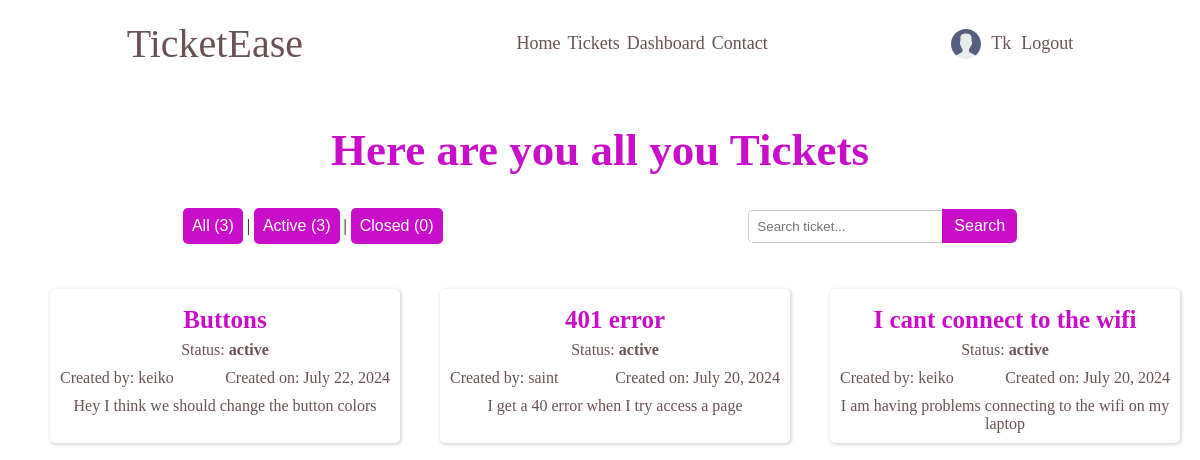
The app's page /engineer/keiko/dashboard?status=active (signed in) with its own data.
### accounts/models.py (models this page shows)
class CustomUser(AbstractUser):
    USER_TYPE = (
        ('client', 'client'),
        ('engineer', 'engineer'),
    )
    email = models.EmailField()
    bio = models.TextField()
    user_type = models.CharField(max_length=10, choices=USER_TYPE, default='client')
    avatar = models.ImageField(null=True, default="avatars/default_avatar.svg", upload_to='avatars/')

### tickets/models.py (models this page shows, shortened)
class Ticket(models.Model):
    STATUS = (
        ('open', 'open'),
        ('active', 'active'),
        ('closed', 'closed'),
    )
    ticket_id = models.UUIDField(default=uuid.uuid4)
    slug = models.SlugField(unique=True)
    title = models.CharField(max_length=100)
    description = models.TextField()
    status = models.CharField(max_length=100, choices=STATUS, default='open')
    attachments = models.ImageField(null=True, blank=True, upload_to='attachments/')
    created_by = models.ForeignKey(CustomUser, on_delete=models.SET_NULL, null=True, related_name='created_by')
    assigned_to = models.ForeignKey(CustomUser, on_delete=models.SET_NULL, null=True, blank=True, related_name='assigned_to')
    accepted_on = models.DateTimeField(null=True, blank=True)
    closed_on = models.DateTimeField(null=True, blank=True)
    updated_on = models.DateTimeField(auto_now=True)
    created_on = models.DateTimeField(auto_now_add=True)

### tickets/views.py (the view, shortened to what this page needs)
# urls.py: path('engineer/<str:username>/dashboard', engineerDashboard, name='engineer-dashboard'),
@login_required(login_url=('account_login'))
def engineerDashboard(request, username):
    current_engineer = get_object_or_404(CustomUser, username=username)
    tickets = Ticket.objects.filter(assigned_to=current_engineer)
    status = request.GET.get('status')
    query = request.GET.get('Q')
    if status:
        tickets = Ticket.objects.filter(status=status)
    tickets = tickets.order_by('-status', '-created_on')
    all_count = tickets.count()
    active_count = tickets.filter(status='active').count()
    closed_count = tickets.filter(status='closed').count()
    context = {
        'tickets': tickets,
        'all_count': all_count,
        'active_count': active_count,
        'closed_count': closed_count,
        }
    return render(request, 'tickets/engineer-dashboard.html', context)

### tickets/templates/tickets/engineer-dashboard.html (shortened to what this page needs)
{% extends 'tickets/index.html' %}
{% load static %}
{% block css %}
    <link rel="stylesheet" href="{% static  'tickets/styles/dashboards.css' %}">
{% endblock %}
{% block content %}
    <section class="dashboard-container">
        <div class="title">
            <h1>Here are you all you Tickets</h1>
        </div>
        <section class="search-filters">
            <section class="status-filters">
                <div class="filter-btns">
                    <button>
                        <a href="{% url 'engineer-dashboard' username=request.user.username %}?status=" style="color: white;">All ({{ all_count }})</a>
                    </button>
                    |
                    <button>
                        <a href="{% url 'engineer-dashboard' username=request.user.username %}?status=active" style="color: white;">Active ({{ active_count }})</a>
                    </button>
                    |
                    <button>
                        <a href="{% url 'engineer-dashboard' username=request.user.username %}?status=closed" style="color: white;">Closed ({{ closed_count }})</a>
                    </button>
                </div>
            </section>
            <section class="search-bar-container">
                <form class="search-bar method="GET" action="{% url 'tickets-view' %}">
                    <input type="text" name="q" placeholder="Search ticket...">
                    <button type="submit">Search</button>
                </form>
            </section>
        </section>
        <section class="tickets">
            {% for ticket in tickets %}
                <div class="ticket-container">
                    <section class="ticket-details">
                        <div class="title">
                            <h2 style="font-size: 25px;"> <a href="{% url 'ticket-details' slug=ticket.slug %}" style="color: rgb(201, 14, 201);">{{ ticket.title }}</a></h2>
                        </div>
                        <section class="status">
                            <p style="text-align: center;">Status: <b>{{ ticket.status }}</b></p>
                        </section>
                        <div class="detail-header">
                            <div class="created-by">
                                <p>Created by: {{ticket.created_by}}</p>
                            </div>
                            <div class="date">
                                <p>Created on: {{ticket.created_on | date:'F j, Y' }}</p>
                            </div>
                        </div>
                        <section class="description">
                            <p>{{ ticket.description | truncatechars:100 }}</p>
                        </section>
                    </section>
                </div>
            {% endfor %}
        </section>
    </section>
{% endblock %}

### tickets/templates/tickets/navbar.html
{% load static %}
<section class="top-nav">
    <div class="logo">
        <a href="{% url 'home' %}">TicketEase</a>
    </div>
    <nav class="nav-links">
        {% if request.user.user_type == 'engineer' %}
            <a href="{% url 'home' %}">Home</a>
            <a href="{% url 'tickets-view' %}">Tickets</a>
            {% if user.is_authenticated %}
                <a href="{% url 'engineer-dashboard' user.username %}">Dashboard</a>
            {% endif %}
            <a href="{% url 'contact' %}">Contact</a>
        {% elif request.user.user_type == 'client' %}
            <a href="{% url 'home' %}">Home</a>
            {% if user.is_authenticated %}
                <a href="{% url 'client-dashboard' user.username %}">Dashboard</a>
            {% endif %}
            <a href="{% url 'contact' %}">Contact</a>
        {% else %}
            <a href="{% url 'contact' %}">Contact</a>
        {% endif %}
    </nav>
    <section class="auth">
        {% if user.is_authenticated %}
            <a href="#" class="avatar avatar--medium active">
                {% if user.avatar %}
                    <img src="{{ user.avatar.url }}" alt="{{ user.username }}" />
                {% else %}
                    <img src="{% static 'media/avatars/default_avatar.svg' %}" alt="{{user.username}}" />
                {% endif %}
                {{user.username}}
            </a>
            <a href="{% url 'account_logout' %}">Logout</a>
        {% else %}
            <a href="{% url 'account_login' %}">Login</a>
            <a href="{% url 'account_signup' %}">Register</a>
        {% endif %}
    </section>
</section>

### tickets/static/tickets/styles/main.css (style rules this page uses)
:root { --box-shadow: 1px 1px 3px 1px rgba(0, 0, 0, 0.15); --button-color: rgb(201, 14, 201); --button-color-hover: rgb(128, 0, 128); --text-color: rgba(52, 19, 19, 0.733); --text-color-light: white; --title-color: rgb(201, 14, 201); }
* { margin: 0; padding: 0; box-sizing: border-box; }
a { cursor: pointer; text-decoration: none; }
button { background-color: var(--button-color); border-color: transparent; border-radius: 5px; color: var(--text-color-light); font-size: 16px; padding: 7px; width: fit-content; }
.title { text-align: center; padding: 7px; color: var(--title-color); font-size: 30px; }
.search-bar-container { display: flex; align-items: center; }
.search-bar { display: flex; align-items: center; border-radius: 5px; overflow: hidden; }
.search-bar input[type="text"] { padding: 8px; border: 1px solid #ccc; border-right: none; border-radius: 5px 0 0 5px; }
.search-bar button { padding: 8px 12px; background-color: var(--button-color); color: var(--text-color-light); border: none; border-radius: 0 5px 5px 0; }
.top-nav { align-items: center; color: var(--text-color); display: flex; justify-content: space-around; margin: 10px; padding: 10px; }
.top-nav a { color: var(--text-color); }
.logo { font-size: 40px; font-weight: 500; }
.nav-links { font-size: 18px; display: flex; gap: 7px; }
.auth { font-size: 18px; display: flex; align-items: center; gap: 10px; }
.avatar { display: flex; align-items: center; justify-content: flex-end; gap: 10px; }

### tickets/static/tickets/styles/dashboards.css (style rules this page uses)
.dashboard-container { margin-bottom: 20px; padding: 10px; }
.search-filters { display: flex; justify-content: space-around; margin: 25px 0; }
.tickets { display: grid; grid-template-columns: 1fr 1fr 1fr; }
.ticket-container { display: flex; flex-wrap: wrap; gap: 20px; justify-content: space-around; padding: 20px; }
.ticket-details { padding: 10px; border-radius: 5px; box-shadow: var(--box-shadow); width: 350px; color: var(--text-color); }
.detail-header { display: flex; align-items: center; justify-content: space-between; padding: 10px 0; }
.description p { text-align: center; }

### records on screen
CustomUser: username "Tk"
Ticket: title "Buttons", status "active", created_by "keiko", created_on "July 22, 2024", description "Hey I think we should change the button colors"
Ticket: title "401 error", status "active", created_by "saint", created_on "July 20, 2024", description "I get a 40 error when I try access a page"
Ticket: title "I cant connect to the wifi", status "active", created_by "keiko", created_on "July 20, 2024", description "I am having problems connecting to the wifi on my laptop"

### other values on screen
{{ all_count }} "3"
{{ active_count }} "3"
{{ closed_count }} "0"
